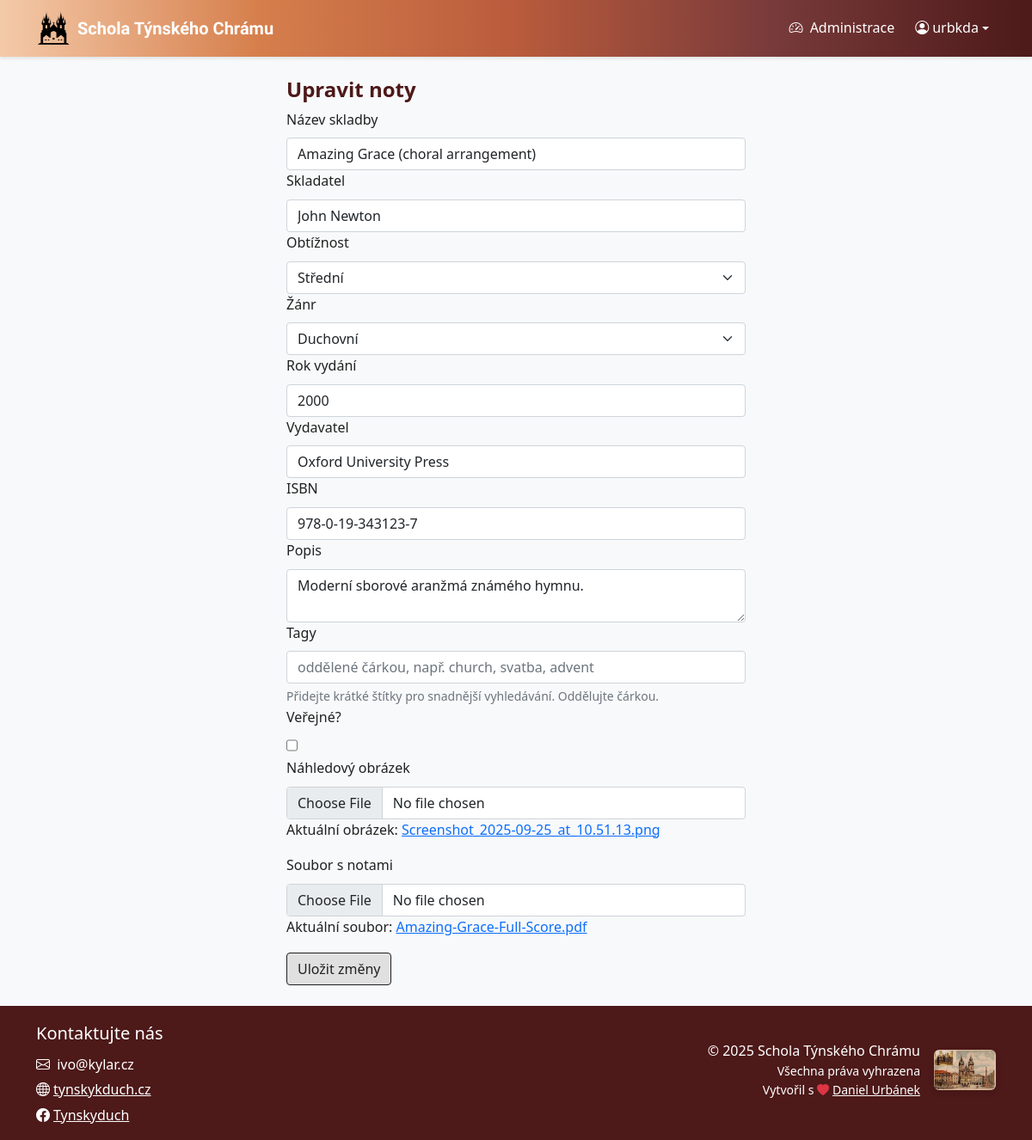
/edit/10 (signed in), run on an earlier commit of the app's database.
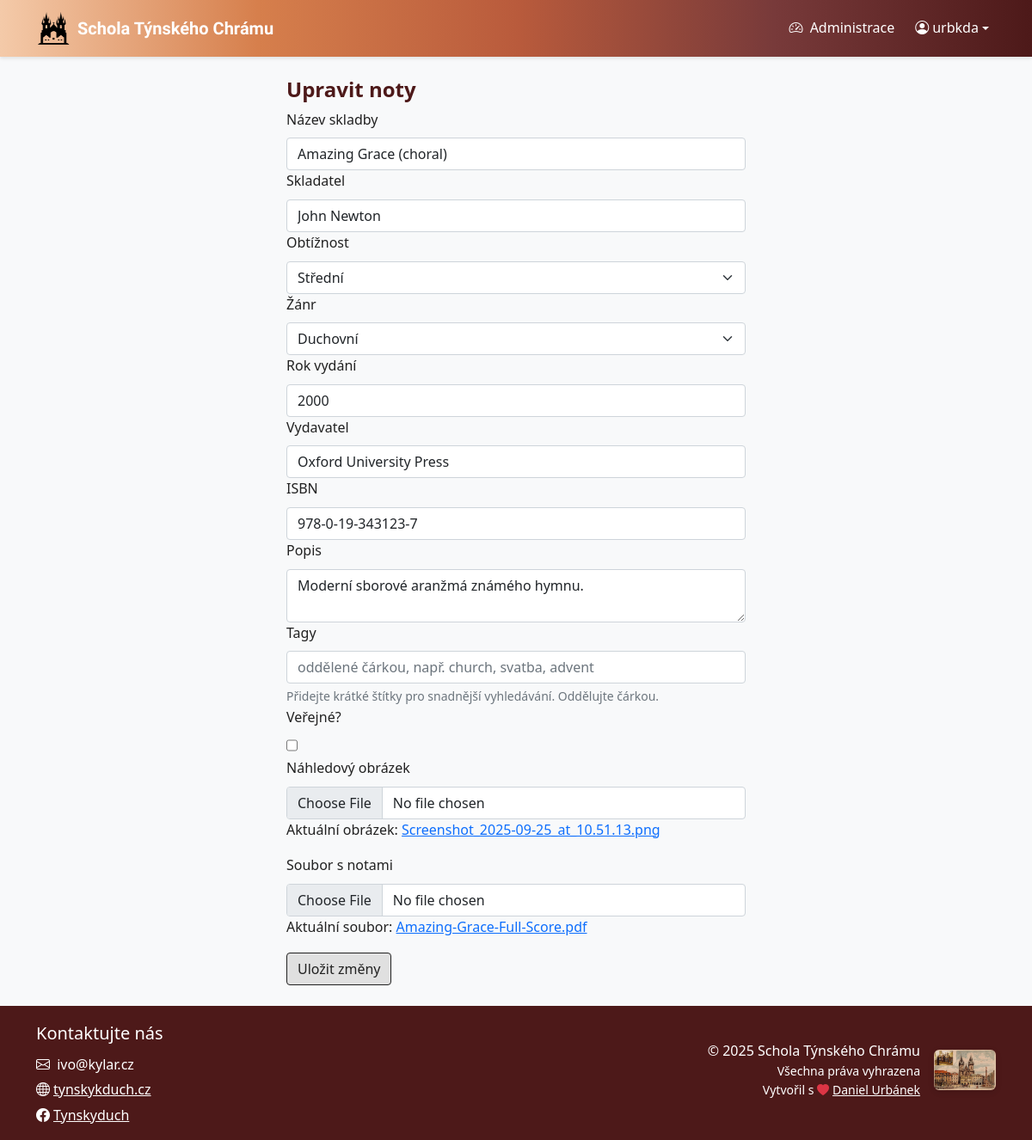
And on a later commit of the database.
### sheet_music_app/models.py (models this page shows, shortened)
class Sheet(models.Model):
    RELIGIOUS = "REL"
    CHORAL = "CHO"
    JAZZ = "JAZ"
    POPULAR = "POP"
    CLASSICAL = "CLA"
    SECULAR = "SEC"
    FOLCLORE = "FOL"
    GENRE_CHOICES = [
        (RELIGIOUS, "Duchovní"),
        (CHORAL, "Sborová"),
        (JAZZ, "Jazzová"),
        (POPULAR, "Populární"),
        (CLASSICAL, "Klasická"),
        (SECULAR, "Světská"),
        (FOLCLORE, "Folklórní"),
    ]
    DIFFICULTY_CHOICES = [
        (1, 'Velmi snadná'),
        (2, 'Snadná'),
        (3, 'Střední'),
        (4, 'Obtížná'),
        (5, 'Velmi obtížná'),
    ]
    title = models.CharField(max_length=200)
    composer = models.CharField(max_length=200)
    arranger = models.CharField(max_length=200, blank=True, null=True)
    genre = models.CharField(choices=GENRE_CHOICES, blank=True, null=True)
    difficulty_level = models.CharField(choices=DIFFICULTY_CHOICES, blank=True, null=True, max_length=1)
    publication_year = models.IntegerField(blank=True, null=True)
    publisher = models.CharField(max_length=200, blank=True, null=True)
    isbn = models.CharField(max_length=20, blank=True, null=True)
    description = models.TextField(blank=True, null=True)
    date_created = models.DateTimeField(auto_now_add=True)
    date_modified = models.DateTimeField(auto_now=True)
    created_by = models.ForeignKey('auth.User', on_delete=models.CASCADE)
    modified_by = models.ForeignKey('auth.User', on_delete=models.CASCADE, related_name='modified_sheets')
    sheet_file = models.FileField()
    preview_image = models.ImageField(blank=True, null=True)
    public = models.BooleanField(default=False)
    slug = models.SlugField(max_length=255, unique=True, blank=True, null=True)
    tags = models.ManyToManyField(Tag, blank=True, related_name="sheets")

### sheet_music_app/views.py (the view, shortened to what this page needs)
# urls.py: path("edit/<int:pk>", views.edit_sheet, name="edit_sheet"),  # Update
@login_required(login_url='login')
def edit_sheet(request, pk):
    sheet = get_object_or_404(Sheet, pk=pk)
    return render(request, "edit_sheet.html", {
        "sheet": sheet,
        "genre_choices": Sheet.GENRE_CHOICES,
        "difficulty_choices": Sheet.DIFFICULTY_CHOICES,
        "tags_csv": ", ".join(sheet.tags.values_list('name', flat=True)),
    })

### sheet_music_app/templatetags/permissions.py (called while the page is built)
@register.filter(name='is_superuser')
def is_superuser(user):
    if not hasattr(user, 'is_authenticated'):
        return False
    return user.is_authenticated and (user.is_superuser)

### sheet_music_app/templates/edit_sheet.html (shortened to what the changed rows need)
{% extends "base.html" %}
{% load static %}
{% load permissions %}
{% block content %}
    <div class="container justify-content-center flex w-50 w-md-75 w-sm-100">
        <h1>Upravit noty</h1>
        <form method="post" enctype="multipart/form-data">
            <div class="title_input">
                <label for="title" class="form-label">Název skladby</label>
                <input type="text" name="title" id="title" class="form-control" required value="{{ sheet.title }}">
            </div>
            <div class="composer_input">
                <label for="composer" class="form-label">Skladatel</label>
                <input type="text" name="composer" id="composer" class="form-control" required value="{{ sheet.composer }}">
            </div>
            <div class="difficulty_input">
                <label for="difficulty_level" class="form-label">Obtížnost</label>
                <select class="form-select" id="difficulty_level" name="difficulty_level" required>
                    {% for difficulty_code, difficulty_name in difficulty_choices %}
                        <option value="{{ difficulty_code }}" {% if difficulty_code|stringformat:"s" == sheet.difficulty_level|stringformat:"s" %}selected{% endif %}>{{ difficulty_name }}</option>
                    {% endfor %}
                </select>
            </div>
            <div class="genre_input">
                <label for="genre" class="form-label">Žánr</label>
                <select class="form-select" id="genre" name="genre" required>
                    {% for genre_code, genre_name in genre_choices %}
                        <option value="{{ genre_code }}" {% if genre_code == sheet.genre %}selected{% endif %}>{{ genre_name }}</option>
                    {% endfor %}
                </select>
            </div>
            <div class="publication_year_input">
                <label for="publication_year" class="form-label">Rok vydání</label>
                <input type="number" name="publication_year" id="publication_year" class="form-control" value="{{ sheet.publication_year }}">
            </div>
            <div class="publisher_input">
                <label for="publisher" class="form-label">Vydavatel</label>
                <input type="text" name="publisher" id="publisher" class="form-control" value="{{ sheet.publisher }}">
            </div>
            <div class="isbn_input">
                <label for="isbn" class="form-label">ISBN</label>
                <input type="text" name="isbn" id="isbn" class="form-control" value="{{ sheet.isbn }}">
            </div>
            <div class="description_input">
                <label for="description" class="form-label">Popis</label>
                <textarea name="description" id="description" class="form-control">{{ sheet.description }}</textarea>
            </div>
            <div class="public_input">
                <label for="public" class="form-label">Veřejné?</label>
                <input type="checkbox" name="public" id="public" class="form-check" {% if sheet.public %}checked{% endif %}>
            </div>
            <div class="preview_image_input">
                {% if sheet.preview_image %}
                <p>Aktuální obrázek: <a href="{{ sheet.preview_image.url }}" target="_blank">{{ sheet.preview_image.name }}</a></p>
                {% endif %}
            </div>
            <div class="sheet_file_input">
                {% if sheet.sheet_file %}
                <p>Aktuální soubor: <a href="{{ sheet.sheet_file.url }}" target="_blank">{{ sheet.sheet_file.name }}</a></p>
                {% endif %}
            </div>
        </form>
    </div>
{% endblock %}

What changed in the data, as far as the page shows it:
changed Sheet "Screenshot_2025-09-25_at_10.51.13.png": title "Amazing Grace (choral arrangement)" → "Amazing Grace (choral)"
